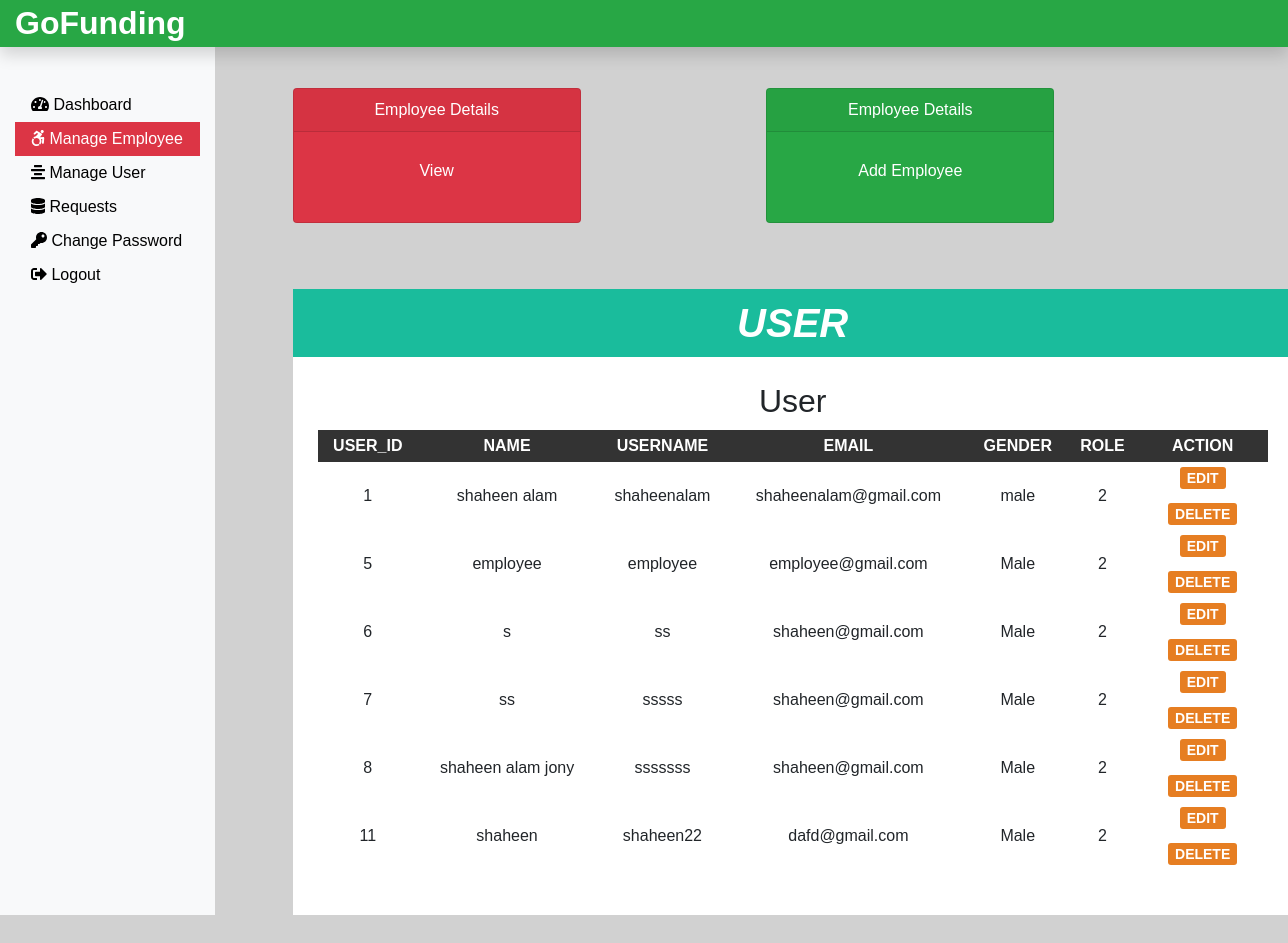
Page /admin/manageEmployee.php on the committed database.
### tables this page shows
CREATE TABLE `employee` (
  `eid` int(11) NOT NULL,
  `eName` varchar(30) NOT NULL,
  `eUsername` varchar(30) NOT NULL,
  `eEmail` varchar(30) NOT NULL,
  `eGender` varchar(10) NOT NULL,
  `ePassword` varchar(200) NOT NULL,
  `role` int(11) NOT NULL DEFAULT 2
);

### admin/manageEmployee/manage.php (the view, shortened to what this page needs)
<?php
include 'header.php';
?>
<div id="main-content">
    <h2>User</h2>
    <table cellpadding="7px">
        <?php
    include '../dbconnection.php';
    $sql = "select * from employee";
    $result = mysqli_query($conn,$sql) or die("Query Failed");
    if(mysqli_num_rows($result)>0){
    ?>
        <thead>
            <th>User_Id</th>
            <th>Name</th>
            <th>Username</th>
            <th>Email</th>
            <th>Gender</th>
            <th>Role</th>
            <th>Action</th>
        </thead>
        <?php
        while($row = mysqli_fetch_assoc($result)){
        ?>
        <tbody>
            <tr>
                <td><?php echo $row['eid']; ?></td>
                <td><?php echo $row['eName']; ?></td>
                <td><?php echo $row['eUsername']; ?></td>
                <td><?php echo $row['eEmail']; ?></td>
                <td><?php echo $row['eGender']; ?></td>
                <td><?php echo $row['role']; ?></td>
                <td>
                    <a href='manageEmployee/edit.php?id=<?php echo $row['eid']; ?>'>Edit</a>
                    <br><br>
                    <a href='manageEmployee/delete-inline.php?id=<?php echo $row['eid']; ?>'>Delete</a>
                </td>
            </tr>
            <?php
                }
            ?>
        </tbody>
    </table>
    <?php }
    ?>
</div>
</div>
</body>
</html>

### css/custom.css (style rules this page uses)
a { color: black; }

### css/manage.css (style rules this page uses)
body { font:16px arial; margin: 0; padding: 0; background: #d1d1d1; }
#main-content { padding: 25px; min-height: 400px; }
#main-content h2 { margin: 0 0 10px; text-transform: capitalize; }
#main-content table { width: 100%; background-color: #555; margin: 0 0 20px; }
#main-content table th { color: #fff; background-color: #333; text-transform: uppercase; }
#main-content table th:last-child { width: 130px; }
#main-content table td { background-color: #fff; }
#main-content table td a { font-size: 14px; font-weight: 600; text-transform: uppercase; padding: 3px 7px; color: #fff; background-color: #e67e22; text-decoration: none; border-radius: 3px; }

### rows in the picture
employee: eid "1", eName "shaheen alam", eUsername "shaheenalam", eEmail "shaheenalam@gmail.com", eGender "male", role "2"
employee: eid "5", eName "employee", eUsername "employee", eEmail "employee@gmail.com", eGender "Male", role "2"
employee: eid "6", eName "s", eUsername "ss", eEmail "shaheen@gmail.com", eGender "Male", role "2"
employee: eid "7", eName "ss", eUsername "sssss", eEmail "shaheen@gmail.com", eGender "Male", role "2"
employee: eid "8", eName "shaheen alam jony", eUsername "sssssss", eEmail "shaheen@gmail.com", eGender "Male", role "2"
employee: eid "11", eName "shaheen", eUsername "shaheen22", eEmail "dafd@gmail.com", eGender "Male", role "2"
